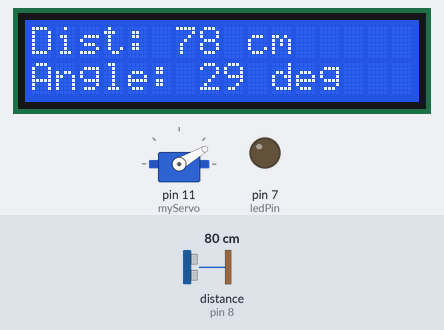
Bench run of a sketch on a simulated Arduino Uno, built with avr-gcc and run on an emulated ATmega328P. Shown: 16×2 character LCD, servo, output pins drawn as LEDs (lit = HIGH). Wiring (inferred from the names in the program): ultrasonic range finder: trigger pin 9; echo pin 8. Inputs (shaded band) come from the test bench; at power-on: distance to the obstacle (sensor on pin 8) 80 cm. The echo pulse lasts 58.3 µs per cm; pins used as bus, display or sensor lines are not drawn.

Above: at 1.27 s.
1.3 s: distance to the obstacle (sensor on pin 8) set to 7 cm
At 1.63 s:
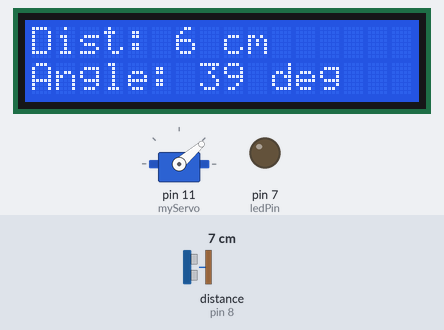
2.9 s: distance to the obstacle (sensor on pin 8) set to 4 cm
At 3.05 s:
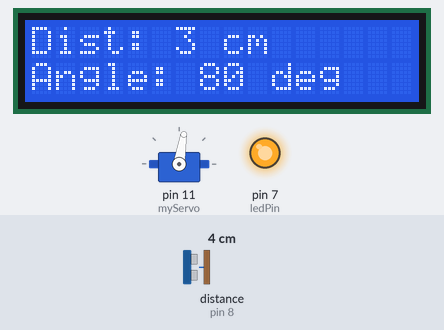
4.5 s: distance to the obstacle (sensor on pin 8) set to 2 cm
At 6.9 s:
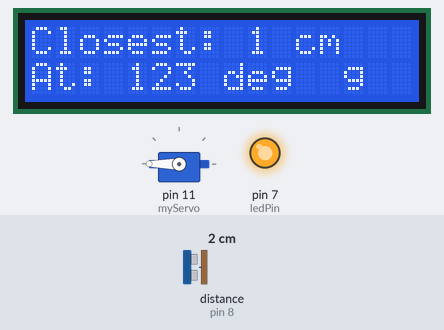
Timing chart, 0 to 17.2 s (numbered marks = the images above; inputs shaded):
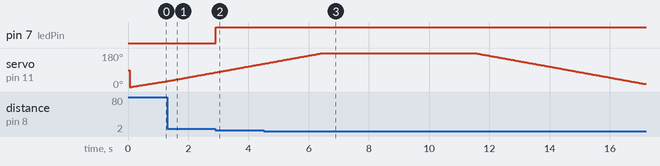

The sketch:

sketch_jan18a.ino
```cpp
#include <Servo.h>
#include <LiquidCrystal.h>

LiquidCrystal lcd(12, 10, 5, 4, 3, 2);

Servo myServo;

const int trigPin = 9;
const int echoPin = 8;

long duration;
int distance;

int closestDistance = 200;
int closestAngle = 0;
const int ledPin = 7;

void setup() {
  lcd.begin(16, 2);
  myServo.attach(11);
  pinMode(trigPin, OUTPUT);
  pinMode(echoPin, INPUT);
  pinMode(ledPin, OUTPUT);
  digitalWrite(ledPin, LOW);
  Serial.begin(9600);
}

void loop() {
  closestDistance = 200;

  scanArea(0, 180, 1);
  displayClosestObject();
  delay(5000);

  scanArea(180, 0, -1);
  displayClosestObject();
  delay(5000);
}

void scanArea(int startAngle, int endAngle, int stepDirection) {
  for (int angle = startAngle; (stepDirection == 1 ? angle <= endAngle : angle >= endAngle); angle += stepDirection) {
    myServo.write(angle);
    delay(30);

    distance = calculateDistance();
    if (distance > 0 && distance < 5) {
      digitalWrite(ledPin, HIGH);
    } else {
      digitalWrite(ledPin, LOW);
    }

    lcd.setCursor(0, 0);
    lcd.print("Dist: ");
    lcd.print(distance);
    lcd.print(" cm  ");

    lcd.setCursor(0, 1);
    lcd.print("Angle: ");
    lcd.print(angle);
    lcd.print(" deg ");

    if (distance < closestDistance && distance > 0) {
      closestDistance = distance;
      closestAngle = angle;
    }
  }
}

void displayClosestObject() {
  lcd.setCursor(0, 0);
  lcd.print("Closest: ");
  lcd.print(closestDistance);
  lcd.print(" cm  ");

  lcd.setCursor(0, 1);
  lcd.print("At: ");
  lcd.print(closestAngle);
  lcd.print(" deg  ");
}

int calculateDistance() {
  digitalWrite(trigPin, LOW);
  delayMicroseconds(2);
  digitalWrite(trigPin, HIGH);
  delayMicroseconds(10);
  digitalWrite(trigPin, LOW);
  duration = pulseIn(echoPin, HIGH);
  distance = duration * 0.034 / 2;
  return distance;
}
```

Measured:
- the behaviour switches between 6 and 5 cm on distance to the obstacle (sensor on pin 8) (found by bisection; images 1 and 2)
- after the input at 2.9 s, pin 7 (ledPin): LOW → HIGH at once
- by itself, servo on pin 11 (myServo): rises from 123° to 180° in 1.9 s, then falls to 16° in 10.7 s
